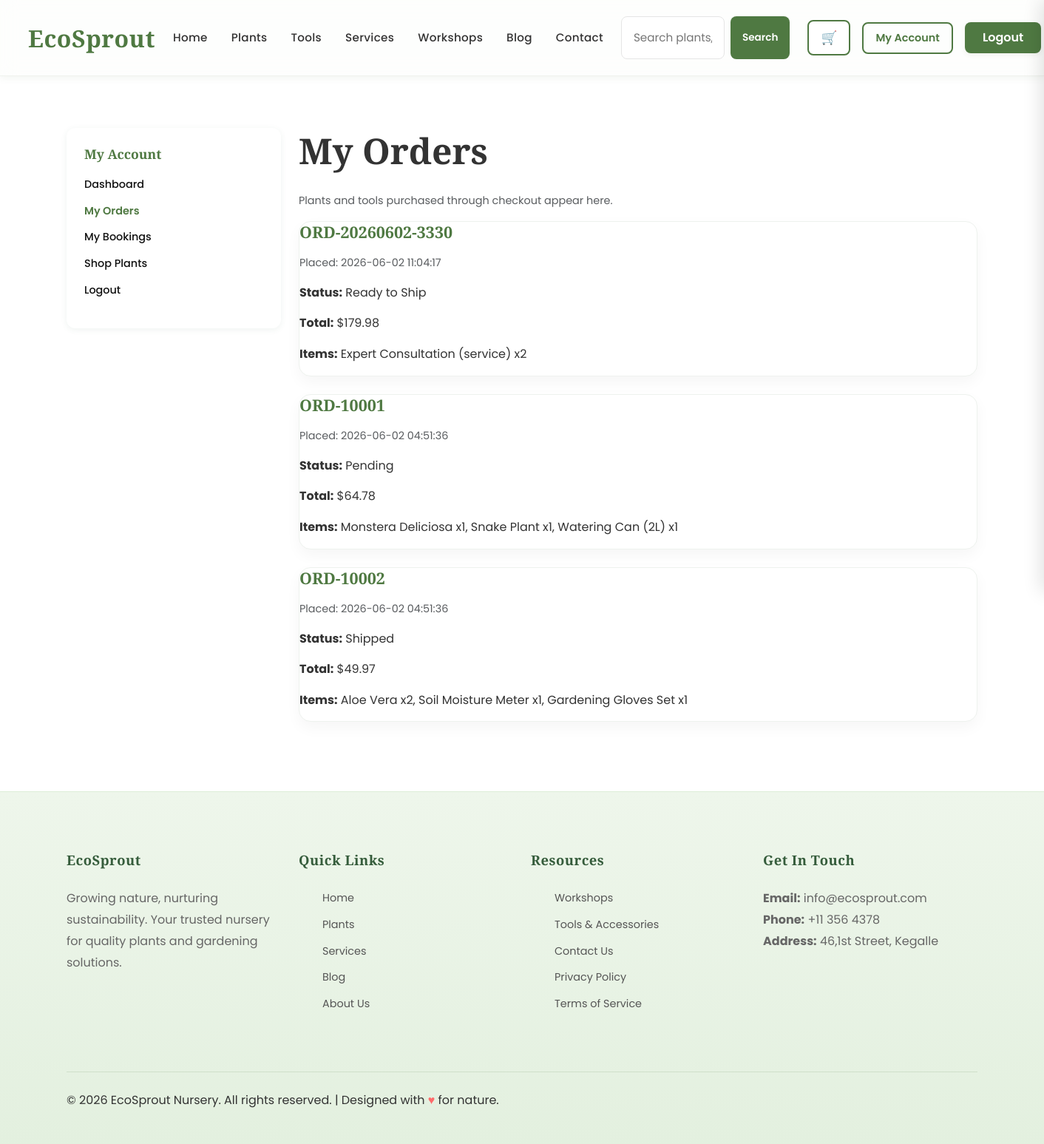
The app's page /Frontend/customer/orders.php (signed in) with its own data.
### tables this page shows
CREATE TABLE IF NOT EXISTS `shop_orders` (
  `id` int NOT NULL AUTO_INCREMENT,
  `user_id` int NOT NULL,
  `order_number` varchar(20) NOT NULL,
  `order_date` datetime DEFAULT CURRENT_TIMESTAMP,
  `total_amount` decimal(10,2) NOT NULL DEFAULT '0.00',
  `status` varchar(50) NOT NULL DEFAULT 'pending',
  `shipping_address` text,
  `payment_method` varchar(50) DEFAULT 'card',
  `created_at` timestamp NULL DEFAULT CURRENT_TIMESTAMP,
  PRIMARY KEY (`id`),
  UNIQUE KEY `order_number` (`order_number`),
  KEY `idx_shop_orders_user` (`user_id`)
);

### Frontend/includes/helpers.php (called while the page is built, shortened)
<?php
function e($text)
{
  return htmlspecialchars((string) $text, ENT_QUOTES, 'UTF-8');
}
function order_status_label($status)
{
  $labels = array(
    'pending' => 'Pending',
    'processing' => 'Processing',
    'ready_to_ship' => 'Ready to Ship',
    'shipped' => 'Shipped',
    'delivered' => 'Delivered',
    'cancelled' => 'Cancelled'
  );
  if (isset($labels[$status])) {
    return $labels[$status];
  }
  return $status;
}

### Frontend/customer/orders.php (the view, shortened to what this page needs)
<?php
require_once __DIR__ . '/../config/db.php';
require_once __DIR__ . '/../includes/helpers.php';
$user_id = (int) $_SESSION['user_id'];
$stmt = $pdo->prepare(
  'SELECT o.* FROM shop_orders o WHERE o.user_id = :uid ORDER BY o.order_date DESC'
);
$stmt->bindParam(':uid', $user_id, PDO::PARAM_INT);
$stmt->execute();
$orders = $stmt->fetchAll();
include '../includes/header.php';
?>
<main>
<section class="section">
<div class="container">
<div class="row">
<div class="col-md-3 mb-4"><?php include '../includes/customer_sidebar.php'; ?></div>
<div class="col-md-9">
<h1 style="margin-bottom: var(--spacing-lg);">My Orders</h1>
<p class="text-muted">Plants and tools purchased through checkout appear here.</p>
<?php foreach ($orders as $order) {
  $item_stmt = $pdo->prepare('SELECT * FROM shop_order_items WHERE order_id = :oid');
  $item_stmt->bindParam(':oid', $order['id'], PDO::PARAM_INT);
  $item_stmt->execute();
  $items = $item_stmt->fetchAll();
  $item_lines = array();
  foreach ($items as $it) {
    if ($it['product_type'] === 'plant' || $it['product_type'] === 'tool') {
      $item_lines[] = $it['product_name'] . ' x' . (int)$it['quantity'];
    }
  }
  if (count($item_lines) === 0) {
    foreach ($items as $it) {
      $item_lines[] = $it['product_name'] . ' (' . $it['product_type'] . ') x' . (int)$it['quantity'];
    }
  }
?>
<div class="card mb-4">
<h4 style="color:var(--primary-color);"><?php echo e($order['order_number']); ?></h4>
<p class="text-muted">Placed: <?php echo e($order['order_date']); ?></p>
<p><strong>Status:</strong> <?php echo e(order_status_label($order['status'])); ?></p>
<p><strong>Total:</strong> $<?php echo e(number_format((float)$order['total_amount'], 2)); ?></p>
<p><strong>Items:</strong> <?php echo e(implode(', ', $item_lines)); ?></p>
</div>
<?php } ?>
</div>
</div>
</div>
</section>
</main>
<?php include '../includes/footer.php'; ?>

### Frontend/assets/css/style.css (style rules this page uses)
:root { --primary-color: #4F7942; --secondary-color: #7BA05B; --light-green: #DDEED8; --background-color: #F8F9F5; --text-color: #333333; --secondary-text: #666666; --surface-color: #FFFFFF; --dark-green: #2D5A3D; --accent-color: #7BA05B; --light-gray: #E5E5E5; --border-color: #E5E5E5; --spacing-xs: 4px; --spacing-sm: 8px; --spacing-md: 16px; --spacing-lg: 24px; --spacing-xl: 32px; --spacing-xxl: 48px; --border-radius: 8px; --border-radius-lg: 12px; --transition: all 0.3s ease; }
* { margin: 0; padding: 0; box-sizing: border-box; }
html { scroll-behavior: smooth; }
body { font-family: 'Poppins', sans-serif; background-color: var(--background-color); color: var(--text-color); line-height: 1.6; font-size: 16px; }
h1, h2, h3, h4, h5, h6 { font-family: 'Playfair Display', serif; color: var(--text-color); line-height: 1.3; margin-bottom: var(--spacing-md); font-weight: 700; }
h1 { font-size: 3rem; }
h4 { font-size: 1.35rem; font-weight: 600; }
p { margin-bottom: var(--spacing-md); color: var(--text-color); }
.card { border-radius: 16px; overflow: hidden; border: 1px solid #eef2ee; box-shadow: 0 8px 20px rgba(0,0,0,0.04); transition: all .3s ease; }
.container { max-width: 1280px; margin: auto; padding: 0 24px; }
.section { padding: 70px var(--spacing-lg); }
.section:nth-child(odd) { background-color: var(--surface-color); }
.section { position: relative; }
.mb-4 { margin-bottom: var(--spacing-xl); }
.text-muted { color: #999; font-size: 0.9rem; }

### records on screen
shop_orders: order_number "ORD-20260602-3330", order_date "2026-06-02 11:04:17", status "Ready to Ship", total_amount "179.98", item_lines "Expert Consultation (service) x2"
shop_orders: order_number "ORD-10001", order_date "2026-06-02 04:51:36", status "Pending", total_amount "64.78", item_lines "Monstera Deliciosa x1, Snake Plant x1, Watering Can (2L) x1"
shop_orders: order_number "ORD-10002", order_date "2026-06-02 04:51:36", status "Shipped", total_amount "49.97", item_lines "Aloe Vera x2, Soil Moisture Meter x1, Gardening Gloves Set x1"
